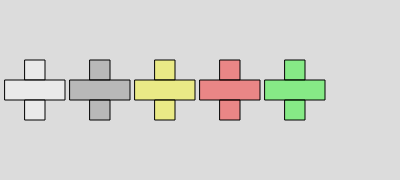
Frame 1 (no input)
Frame 60 (no input): identical to frame 1, image omitted
Frame 120 (the mouse pressed at the canvas centre since frame 60): identical to frame 1, image omitted

The p5.js sketch that drew this single still picture (run headless with seeded random() and noise() and a simulated clock; from frame 60 on, the mouse is pressed at the canvas centre):

// p5.js sketch
// ── sketch.js
function setup() {
  createCanvas(400, 180);
  create_ui();
}

function draw() {
  background(220);
  draw_mon(5, 60, [255,255,255,100]);
  draw_mon(70, 60, [128,128,128,100]);
  draw_mon(135, 60, [255,255,0,100]);
  draw_mon(200, 60, [255,0,0,100]);
  draw_mon(265, 60, [0,255,0,100]);
  update_ui()
}

function draw_mon(xpos, ypos, acolor) {
  // fill(color)
  // fill([r,g,b,a])
  fill(acolor);
  // translate(x, y)
  translate(xpos,ypos)
  // rect(x, y, w, h)
  rect(20, 0, 20, 20);     
  rect(0, 20, 60, 20);     
  rect(20, 40, 20, 20);     
  translate(-xpos,-ypos)
}

function create_ui() {
  createSpan().id('mox');
  createSpan().id('moy');
  createSpan().id('cco');
}

function update_ui() {
  select('#mox').html('[mouseX='+mouseX+'] ')
  select('#moy').html('[mouseY='+mouseY+'] ')
  select('#cco').html('[RGBA='+get(mouseX,mouseY)+'] ')
}

// https://editor.p5js.org/jht1493/sketches/3aQA0hvkt
// draw_mon alpha
